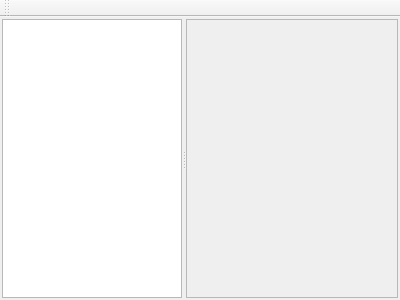
<ui version="4.0" >
 <class>MainWindow</class>
 <widget class="QMainWindow" name="MainWindow" >
  <property name="geometry" >
   <rect>
    <x>0</x>
    <y>0</y>
    <width>400</width>
    <height>300</height>
   </rect>
  </property>
  <property name="windowTitle" >
   <string>hgview manifest</string>
  </property>
  <widget class="QWidget" name="centralwidget" >
   <property name="geometry" >
    <rect>
     <x>0</x>
     <y>33</y>
     <width>400</width>
     <height>267</height>
    </rect>
   </property>
   <layout class="QVBoxLayout" name="verticalLayout" >
    <property name="margin" >
     <number>2</number>
    </property>
    <item>
     <widget class="QSplitter" name="splitter" >
      <property name="orientation" >
       <enum>Qt::Horizontal</enum>
      </property>
      <widget class="QTreeView" name="treeView" >
       <property name="sizePolicy" >
        <sizepolicy vsizetype="Expanding" hsizetype="Expanding" >
         <horstretch>1</horstretch>
         <verstretch>0</verstretch>
        </sizepolicy>
       </property>
      </widget>
      <widget class="QFrame" name="mainFrame" >
       <property name="sizePolicy" >
        <sizepolicy vsizetype="Preferred" hsizetype="Preferred" >
         <horstretch>3</horstretch>
         <verstretch>0</verstretch>
        </sizepolicy>
       </property>
       <property name="frameShape" >
        <enum>QFrame::StyledPanel</enum>
       </property>
       <property name="frameShadow" >
        <enum>QFrame::Raised</enum>
       </property>
      </widget>
     </widget>
    </item>
   </layout>
  </widget>
  <widget class="QToolBar" name="toolBar" >
   <property name="geometry" >
    <rect>
     <x>0</x>
     <y>0</y>
     <width>400</width>
     <height>33</height>
    </rect>
   </property>
   <property name="windowTitle" >
    <string>toolBar</string>
   </property>
   <attribute name="toolBarArea" >
    <enum>TopToolBarArea</enum>
   </attribute>
   <attribute name="toolBarBreak" >
    <bool>false</bool>
   </attribute>
  </widget>
  <action name="actionClose" >
   <property name="text" >
    <string>Close</string>
   </property>
   <property name="shortcut" >
    <string>Ctrl+Q</string>
   </property>
  </action>
  <action name="actionReload" >
   <property name="text" >
    <string>Reload</string>
   </property>
   <property name="shortcut" >
    <string>Ctrl+R</string>
   </property>
  </action>
 </widget>
 <resources/>
 <connections/>
</ui>
